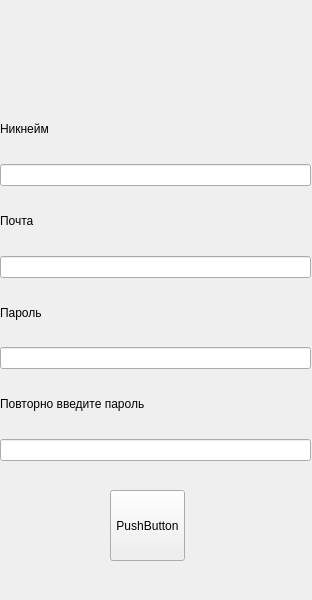
<?xml version="1.0" encoding="UTF-8"?>
<ui version="4.0">
 <class>MainWindow</class>
 <widget class="QMainWindow" name="MainWindow">
  <property name="geometry">
   <rect>
    <x>0</x>
    <y>0</y>
    <width>312</width>
    <height>600</height>
   </rect>
  </property>
  <property name="windowTitle">
   <string>MainWindow</string>
  </property>
  <widget class="QWidget" name="centralwidget">
   <widget class="QWidget" name="verticalLayoutWidget">
    <property name="geometry">
     <rect>
      <x>0</x>
      <y>100</y>
      <width>311</width>
      <height>361</height>
     </rect>
    </property>
    <layout class="QVBoxLayout" name="verticalLayout">
     <item>
      <widget class="QLabel" name="EN">
       <property name="layoutDirection">
        <enum>Qt::LeftToRight</enum>
       </property>
       <property name="text">
        <string>Никнейм</string>
       </property>
      </widget>
     </item>
     <item>
      <widget class="QLineEdit" name="Nick"/>
     </item>
     <item>
      <widget class="QLabel" name="EM">
       <property name="text">
        <string>Почта</string>
       </property>
      </widget>
     </item>
     <item>
      <widget class="QLineEdit" name="Mail"/>
     </item>
     <item>
      <widget class="QLabel" name="EP">
       <property name="text">
        <string>Пароль</string>
       </property>
      </widget>
     </item>
     <item>
      <widget class="QLineEdit" name="Pas"/>
     </item>
     <item>
      <widget class="QLabel" name="EPP">
       <property name="text">
        <string>Повторно введите пароль</string>
       </property>
      </widget>
     </item>
     <item>
      <widget class="QLineEdit" name="RePas"/>
     </item>
    </layout>
   </widget>
   <widget class="QPushButton" name="OK">
    <property name="geometry">
     <rect>
      <x>110</x>
      <y>490</y>
      <width>75</width>
      <height>71</height>
     </rect>
    </property>
    <property name="text">
     <string>PushButton</string>
    </property>
   </widget>
  </widget>
  <widget class="QMenuBar" name="menubar">
   <property name="geometry">
    <rect>
     <x>0</x>
     <y>0</y>
     <width>312</width>
     <height>21</height>
    </rect>
   </property>
  </widget>
 </widget>
 <resources/>
 <connections/>
</ui>
